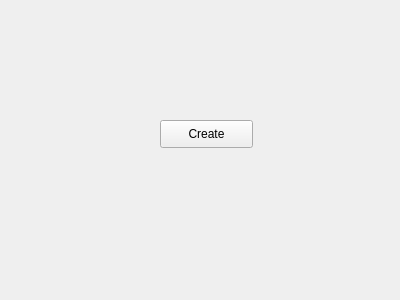
<?xml version="1.0" encoding="UTF-8"?>
<ui version="4.0">
 <class>Form</class>
 <widget class="QWidget" name="Form">
  <property name="geometry">
   <rect>
    <x>0</x>
    <y>0</y>
    <width>400</width>
    <height>300</height>
   </rect>
  </property>
  <property name="windowTitle">
   <string>Yellow Circles</string>
  </property>
  <widget class="QPushButton" name="button">
   <property name="geometry">
    <rect>
     <x>160</x>
     <y>120</y>
     <width>93</width>
     <height>28</height>
    </rect>
   </property>
   <property name="text">
    <string>Create</string>
   </property>
  </widget>
 </widget>
 <resources/>
 <connections/>
</ui>
